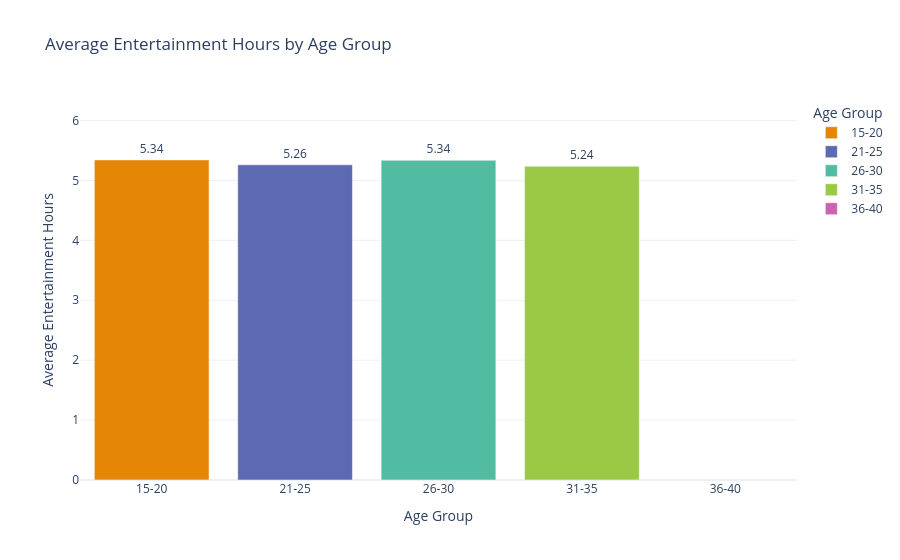

Notebook code cell kept with this figure:
### Code cell
# Analysis of gender-wise total entertainment hours
age_entertainment = (
    df.groupby("age_group")["total_entertainment_hours"]
    .mean()
    .reset_index()
)
fig = px.bar(
    age_entertainment,
    x="age_group",
    y="total_entertainment_hours",
    color="age_group",
    title="Average Entertainment Hours by Age Group",
    labels={
        "age_group": "Age Group",
        "total_entertainment_hours": "Average Entertainment Hours"
    },
    color_discrete_sequence=px.colors.qualitative.Vivid
)

fig.update_traces(
    texttemplate='%{y:.2f}',
    textposition='outside'
)

fig.update_layout(
    xaxis_title="Age Group",
    yaxis_title="Average Entertainment Hours",
    template="plotly_white"
)
fig.update_layout(yaxis_range=[0, age_entertainment["total_entertainment_hours"].max()+1])
fig.show()

### Figure 1 — Plotly figure (JSON) as saved in the notebook; plotly's stock layout.template omitted (floating-point values rounded to 4 significant figures)
{"data": [{"hovertemplate": "Age Group=%{x}<br>Average Entertainment Hours=%{y}<extra></extra>", "legendgroup": "15-20", "marker": {"color": "rgb(229, 134, 6)", "pattern": {"shape": ""}}, "name": "15-20", "orientation": "v", "showlegend": true, "textposition": "outside", "texttemplate": "%{y:.2f}", "type": "bar", "x": ["15-20"], "xaxis": "x", "y": [5.342], "yaxis": "y"}, {"hovertemplate": "Age Group=%{x}<br>Average Entertainment Hours=%{y}<extra></extra>", "legendgroup": "21-25", "marker": {"color": "rgb(93, 105, 177)", "pattern": {"shape": ""}}, "name": "21-25", "orientation": "v", "showlegend": true, "textposition": "outside", "texttemplate": "%{y:.2f}", "type": "bar", "x": ["21-25"], "xaxis": "x", "y": [5.26], "yaxis": "y"}, {"hovertemplate": "Age Group=%{x}<br>Average Entertainment Hours=%{y}<extra></extra>", "legendgroup": "26-30", "marker": {"color": "rgb(82, 188, 163)", "pattern": {"shape": ""}}, "name": "26-30", "orientation": "v", "showlegend": true, "textposition": "outside", "texttemplate": "%{y:.2f}", "type": "bar", "x": ["26-30"], "xaxis": "x", "y": [5.336], "yaxis": "y"}, {"hovertemplate": "Age Group=%{x}<br>Average Entertainment Hours=%{y}<extra></extra>", "legendgroup": "31-35", "marker": {"color": "rgb(153, 201, 69)", "pattern": {"shape": ""}}, "name": "31-35", "orientation": "v", "showlegend": true, "textposition": "outside", "texttemplate": "%{y:.2f}", "type": "bar", "x": ["31-35"], "xaxis": "x", "y": [5.236], "yaxis": "y"}, {"hovertemplate": "Age Group=%{x}<br>Average Entertainment Hours=%{y}<extra></extra>", "legendgroup": "36-40", "marker": {"color": "rgb(204, 97, 176)", "pattern": {"shape": ""}}, "name": "36-40", "orientation": "v", "showlegend": true, "textposition": "outside", "texttemplate": "%{y:.2f}", "type": "bar", "x": ["36-40"], "xaxis": "x", "y": [NaN], "yaxis": "y"}], "layout": {"barmode": "relative", "legend": {"title": {"text": "Age Group"}, "tracegroupgap": 0}, "title": {"text": "Average Entertainment Hours by Age Group"}, "xaxis": {"anchor": "y", "categoryarray": ["15-20", "21-25", "26-30", "31-35", "36-40"], "categoryorder": "array", "domain": [0, 1], "title": {"text": "Age Group"}}, "yaxis": {"anchor": "x", "domain": [0, 1], "range": [0, 6.342], "title": {"text": "Average Entertainment Hours"}}}}
